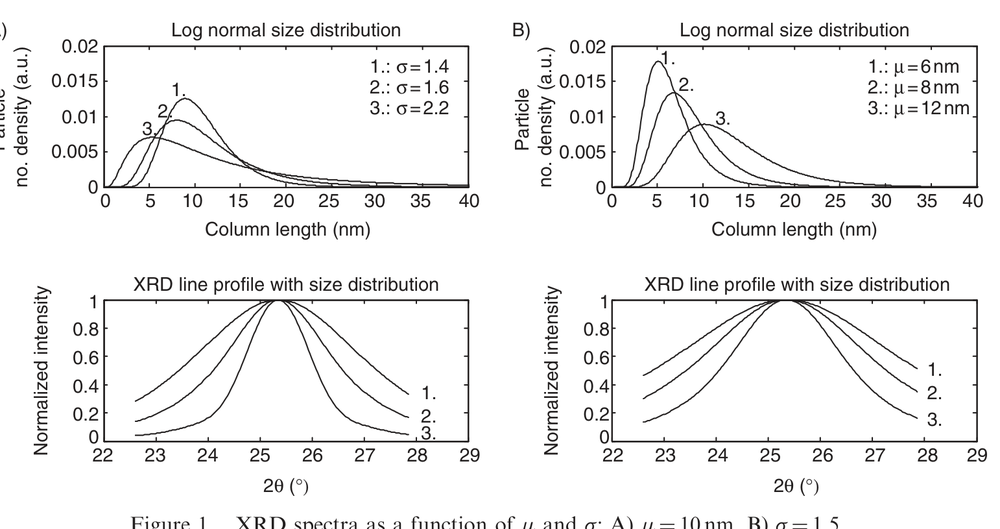
#> input picture examples/scrape/fig_1.png, 1000 x 529 px, shrunk from 1542 x 815 before the run
$ python -i classify_xrd_figures.py   (imports and definitions only)
#> lines starting #> are read from the running program, lines starting #| are printed output that depends on the picture
#> further down, picture is the input picture: shape (529, 1000, 3); mean B, G, R 241.4, 241.4, 241.5
from __future__ import annotations

import re
from pathlib import Path

import cv2
import numpy as np

from xrd_digitization.types import ClassificationResult, FigureContext

XRD_CAPTION_KEYWORDS = {
    "xrd",
    "x-ray diffraction",
    "x ray diffraction",
    "powder diffraction",
    "diffraction pattern",
    "diffractogram",
    "diffractograms",
    "2θ",
    "2 theta",
    "two theta",
    "2-theta",
    "rietveld",
    "bragg",
    "pxrd",
    "synchrotron diffraction",
}

RIETVELD_KEYWORDS = {
    "rietveld",
    "observed",
    "calculated",
    "difference",
    "residual",
}

MULTI_PANEL_PATTERNS = (
    re.compile(r"\(\s*[a-d]\s*\)", re.IGNORECASE),
    re.compile(r"\b[a-d]\s*\)", re.IGNORECASE),
    re.compile(r"panel\s+[a-d]\b", re.IGNORECASE),
)


# [14 lines left out: function _caption_keyword_score, not called in this run]


def _image_heuristic_score(image_bgr: np.ndarray) -> tuple[float, list[str], list[str]]:
    reasons: list[str] = []
    warnings: list[str] = []
    score = 0.0

    gray = cv2.cvtColor(image_bgr, cv2.COLOR_BGR2GRAY)
    height, width = gray.shape
#> height = 529; width = 1000
    if height < 120 or width < 120:
        warnings.append("low_resolution_image")
        score -= 0.5

    aspect = width / max(height, 1)
#> aspect = 1.89
    if 1.1 <= aspect <= 2.5:
        score += 0.75
        reasons.append("plot_like_aspect_ratio")

    # Bottom band often contains 2theta labels in XRD plots.
    bottom_band = gray[int(height * 0.82) :, :]
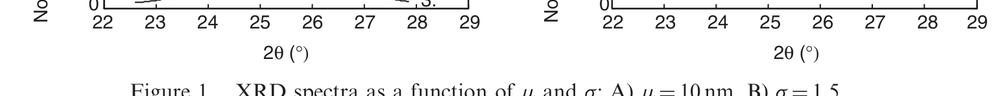
#> bottom_band: shape (96, 1000); min 0, max 255, mean 242.6
    _, bottom_bin = cv2.threshold(bottom_band, 0, 255, cv2.THRESH_BINARY_INV + cv2.THRESH_OTSU)
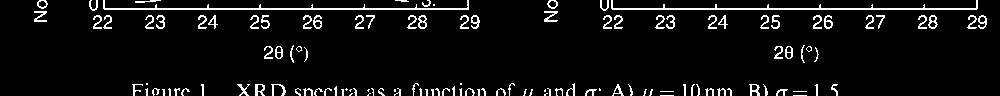
#> bottom_bin: shape (96, 1000); 6.1% white in thin lines or dots
    bottom_ink = float(np.count_nonzero(bottom_bin)) / bottom_bin.size
#> bottom_ink = 0.0608
    if 0.01 <= bottom_ink <= 0.12:
        score += 0.75
        reasons.append("axis_label_band_detected")

    # Peak-like vertical structure in the plot interior.
    interior = gray[int(height * 0.15) : int(height * 0.82), int(width * 0.12) : int(width * 0.95)]
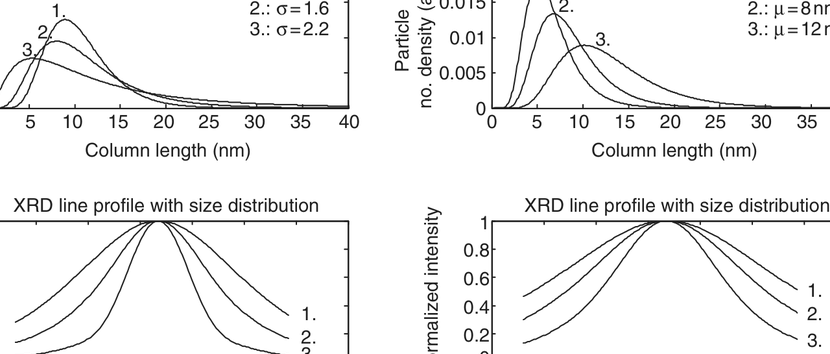
#> interior: shape (354, 830); min 0, max 255, mean 241
    if interior.size:
        edges = cv2.Canny(interior, 50, 150)
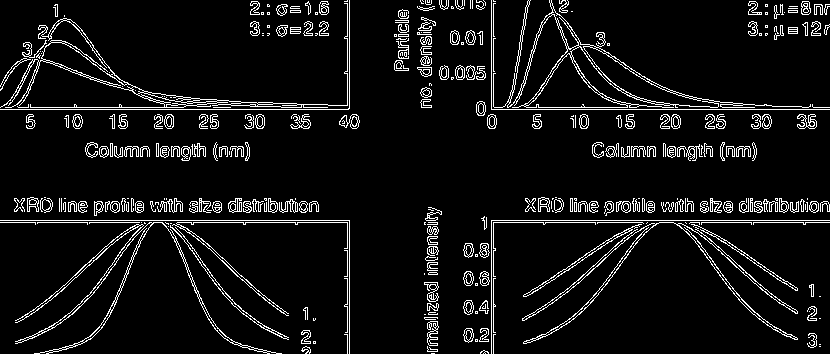
#> edges: shape (354, 830); 7.3% white in thin lines or dots
        col_density = edges.mean(axis=0)
#> col_density = 830 values, max 178.6 at index 491, min 0 at index 360, mean 18.59
        peaks = int(np.sum(col_density > np.percentile(col_density, 85)))
#> peaks = 122
        if peaks >= 3:
            score += 1.0
            reasons.append("multiple_vertical_peak_structures")

    # Detect likely multi-panel layout via vertical whitespace valleys.
    col_var = gray.var(axis=0)
#> col_var = 1000 values, max 13395.2 at index 468, min 0 at index 9, mean 2103.6
    low_var_cols = col_var < np.percentile(col_var, 20)
    gaps = []
    in_gap = False
    start = 0
    for idx, is_low in enumerate(low_var_cols):
        if is_low and not in_gap:
            in_gap = True
            start = idx
        elif not is_low and in_gap:
            if idx - start > width * 0.04:
                gaps.append((start, idx))
            in_gap = False
#> this loop made 1000 passes
#> (is_low, in_gap) on passes 6, 18, 28, 35, 36, 38, 48, 54, 55, 60: (True, True), (False, False), (True, True), (False, False), (True, True), (False, False), (True, True), (False, False), (True, True), (False, False)
#> after the loop, gaps = []; in_gap = True; start = 982
    if len(gaps) >= 1:
        warnings.append("possible_multi_panel_figure")
        score -= 0.25

    return score, reasons, warnings


# [47 lines left out: function classify_xrd_figure, not called in this run]


def classify_from_context(context: FigureContext, **kwargs: object) -> ClassificationResult:
    return classify_xrd_figure(context.image_path, caption=context.caption, **kwargs)

>>> import cv2
>>> picture = cv2.imread('../examples/scrape/fig_1.png')
>>> result = _image_heuristic_score(picture)
#> result = (2.5, ['plot_like_aspect_ratio', 'axis_label_band_detected', 'multiple_vertical_peak_structures'], [])

$ run again, on examples/scrape/fig_5.png
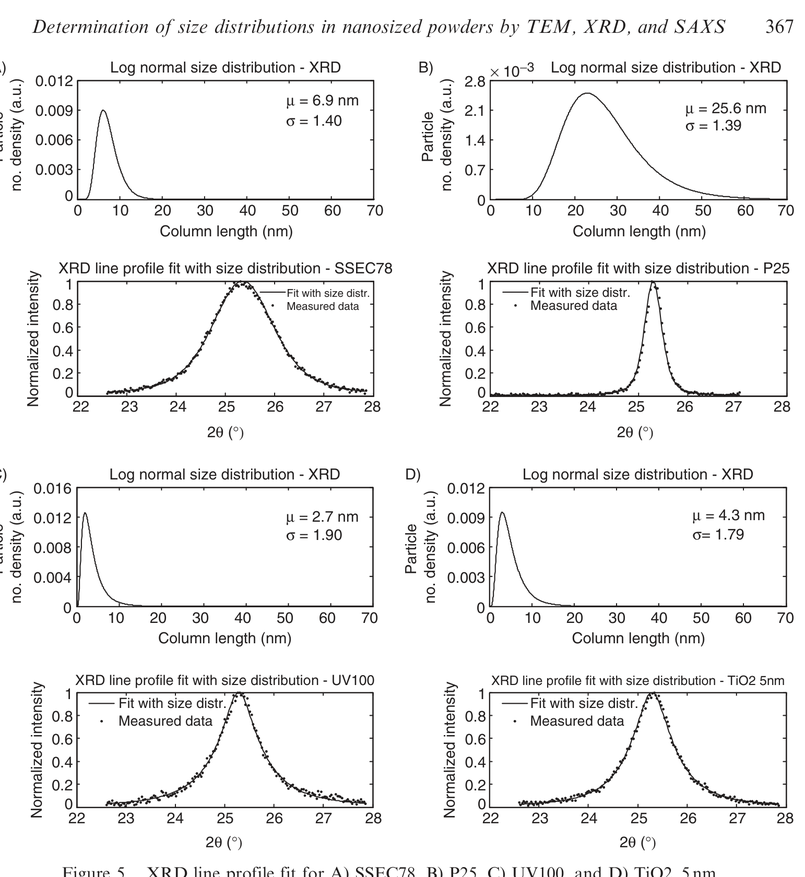
#> input picture examples/scrape/fig_5.png, 805 x 877 px, shrunk from 1542 x 1681 before the run
#> picture is the input picture: shape (877, 805, 3); mean B, G, R 241.3, 241.3, 241.5
#> in _image_heuristic_score, `_, bottom_bin = cv2.threshold(bottom_band, 0, 255, cv2.THRESH_BINARY_I..`:
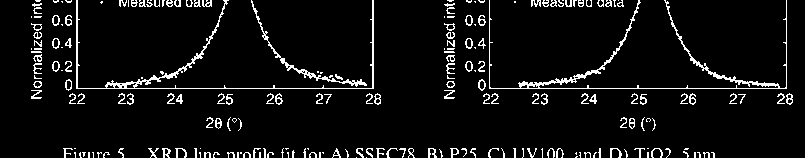
#> bottom_bin: shape (158, 805); 6.2% white in thin lines or dots
#> bottom_ink = 0.0624
#> in _image_heuristic_score, `edges = cv2.Canny(interior, 50, 150)`:
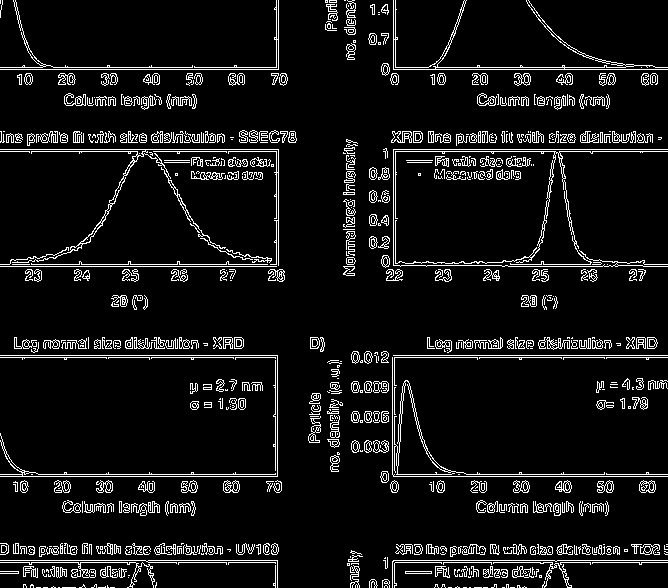
#> edges: shape (588, 668); 7.8% white in thin lines or dots
#> col_density = 668 values, max 95.41 at index 395, min 0 at index 297, mean 19.87
#> peaks = 99
#> col_var = 805 values, max 9763.4 at index 77, min 0 at index 797, mean 2000.6
#> the loop in _image_heuristic_score, `for idx, is_low in enumerate(low_var_cols):` made 805 passes
#> (is_low, in_gap) on passes 3, 14, 22, 31, 44, 48, 51, 53: (True, True), (False, False), (True, True), (False, False), (True, True), (False, False), (True, True), (False, False)
#> after the loop in _image_heuristic_score, `for idx, is_low in enumerate(low_var_cols):`: gaps = [(375, 408)]; in_gap = True; start = 788
#> result = (1.5, ['axis_label_band_detected', 'multiple_vertical_peak_structures'], ['possible_multi_panel_figure'])
